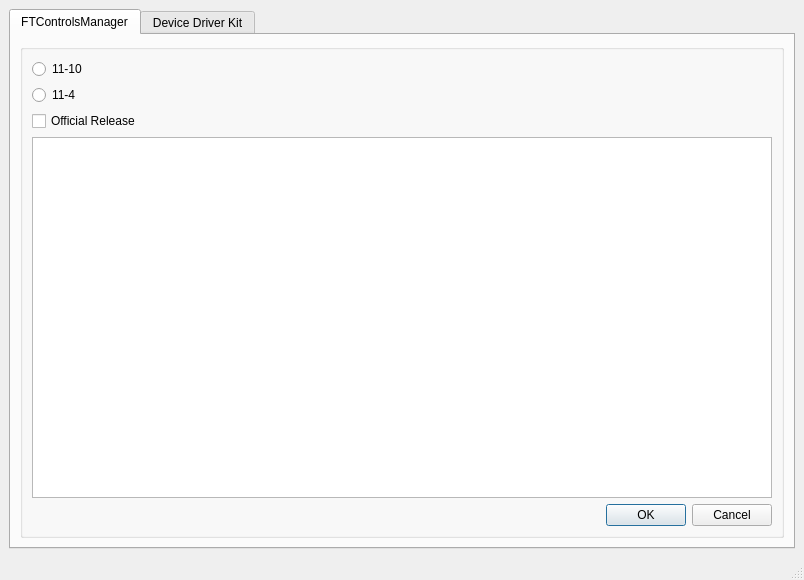
<?xml version="1.0" encoding="UTF-8"?>
<ui version="4.0">
 <class>MainWindow</class>
 <widget class="QMainWindow" name="MainWindow">
  <property name="geometry">
   <rect>
    <x>0</x>
    <y>0</y>
    <width>804</width>
    <height>580</height>
   </rect>
  </property>
  <property name="windowTitle">
   <string>MainWindow</string>
  </property>
  <widget class="QWidget" name="centralwidget">
   <layout class="QGridLayout" name="gridLayout">
    <item row="0" column="0">
     <widget class="QTabWidget" name="tabWidget">
      <property name="currentIndex">
       <number>0</number>
      </property>
      <widget class="QWidget" name="tab_FTCM">
       <attribute name="title">
        <string>FTControlsManager</string>
       </attribute>
       <layout class="QHBoxLayout" name="horizontalLayout_2">
        <item>
         <widget class="QGroupBox" name="groupBoxFtcm">
          <property name="title">
           <string/>
          </property>
          <layout class="QVBoxLayout" name="verticalLayout">
           <item>
            <widget class="QRadioButton" name="optFtcm1110">
             <property name="text">
              <string>11-10</string>
             </property>
            </widget>
           </item>
           <item>
            <widget class="QRadioButton" name="optFtcm114">
             <property name="text">
              <string>11-4</string>
             </property>
            </widget>
           </item>
           <item>
            <widget class="QCheckBox" name="chkFtcmOfficialRelease">
             <property name="text">
              <string>Official Release</string>
             </property>
            </widget>
           </item>
           <item>
            <widget class="QTextEdit" name="textFtcmLog"/>
           </item>
           <item>
            <widget class="QDialogButtonBox" name="buttonBoxFtcm">
             <property name="standardButtons">
              <set>QDialogButtonBox::Cancel|QDialogButtonBox::Ok</set>
             </property>
            </widget>
           </item>
          </layout>
         </widget>
        </item>
       </layout>
      </widget>
      <widget class="QWidget" name="tab_DDK">
       <attribute name="title">
        <string>Device Driver Kit</string>
       </attribute>
       <layout class="QVBoxLayout" name="verticalLayout_2">
        <item>
         <widget class="QGroupBox" name="groupBoxDdk">
          <property name="title">
           <string/>
          </property>
          <layout class="QVBoxLayout" name="verticalLayout_3">
           <item>
            <widget class="QRadioButton" name="optDdk1110">
             <property name="text">
              <string>11-10</string>
             </property>
            </widget>
           </item>
           <item>
            <widget class="QRadioButton" name="optDdk114">
             <property name="text">
              <string>11-4</string>
             </property>
            </widget>
           </item>
           <item>
            <widget class="QCheckBox" name="chkDdkOfficialRelease">
             <property name="text">
              <string>Official Release</string>
             </property>
            </widget>
           </item>
           <item>
            <widget class="QTextEdit" name="txtLogDdk"/>
           </item>
           <item>
            <widget class="QDialogButtonBox" name="buttonBoxDdk">
             <property name="standardButtons">
              <set>QDialogButtonBox::Cancel|QDialogButtonBox::Ok</set>
             </property>
            </widget>
           </item>
          </layout>
         </widget>
        </item>
       </layout>
      </widget>
     </widget>
    </item>
   </layout>
  </widget>
  <widget class="QMenuBar" name="menubar">
   <property name="geometry">
    <rect>
     <x>0</x>
     <y>0</y>
     <width>804</width>
     <height>21</height>
    </rect>
   </property>
  </widget>
  <widget class="QStatusBar" name="statusbar"/>
 </widget>
 <resources/>
 <connections/>
</ui>
